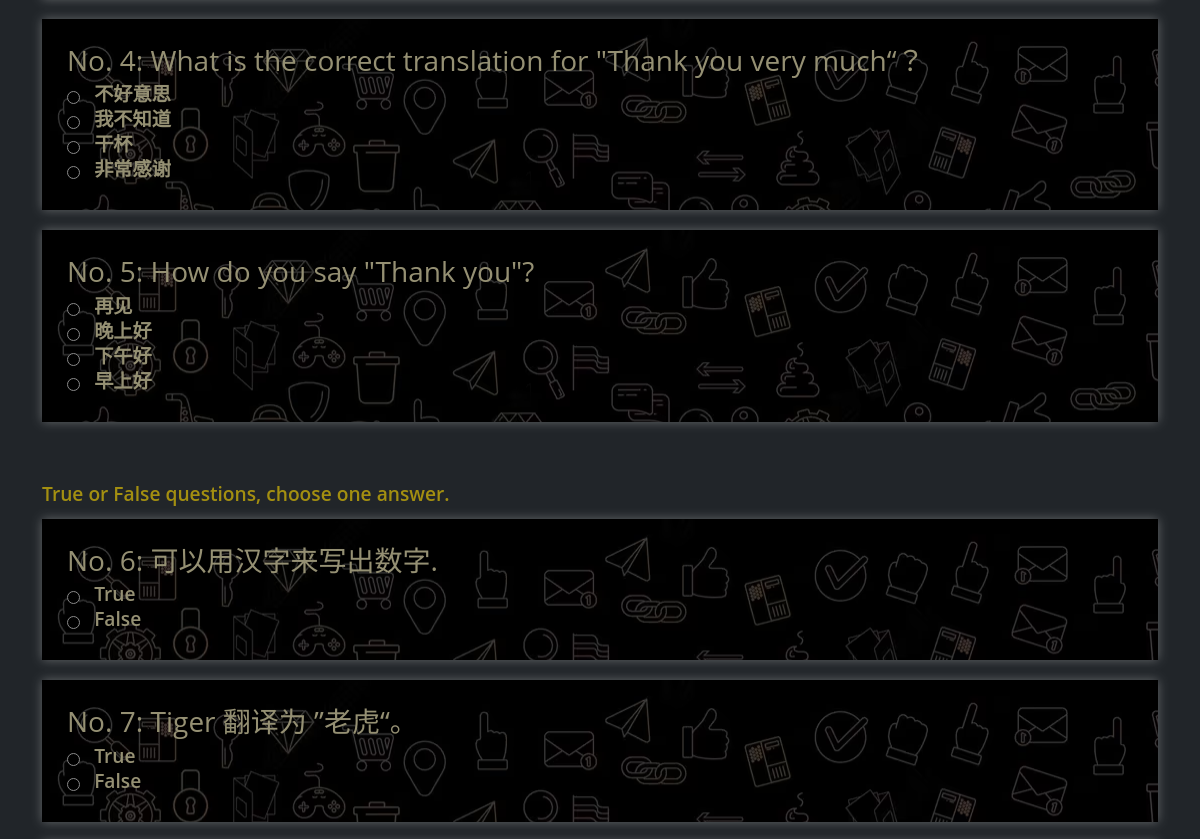
Before: /quiz_take (middle part) with the older database file.
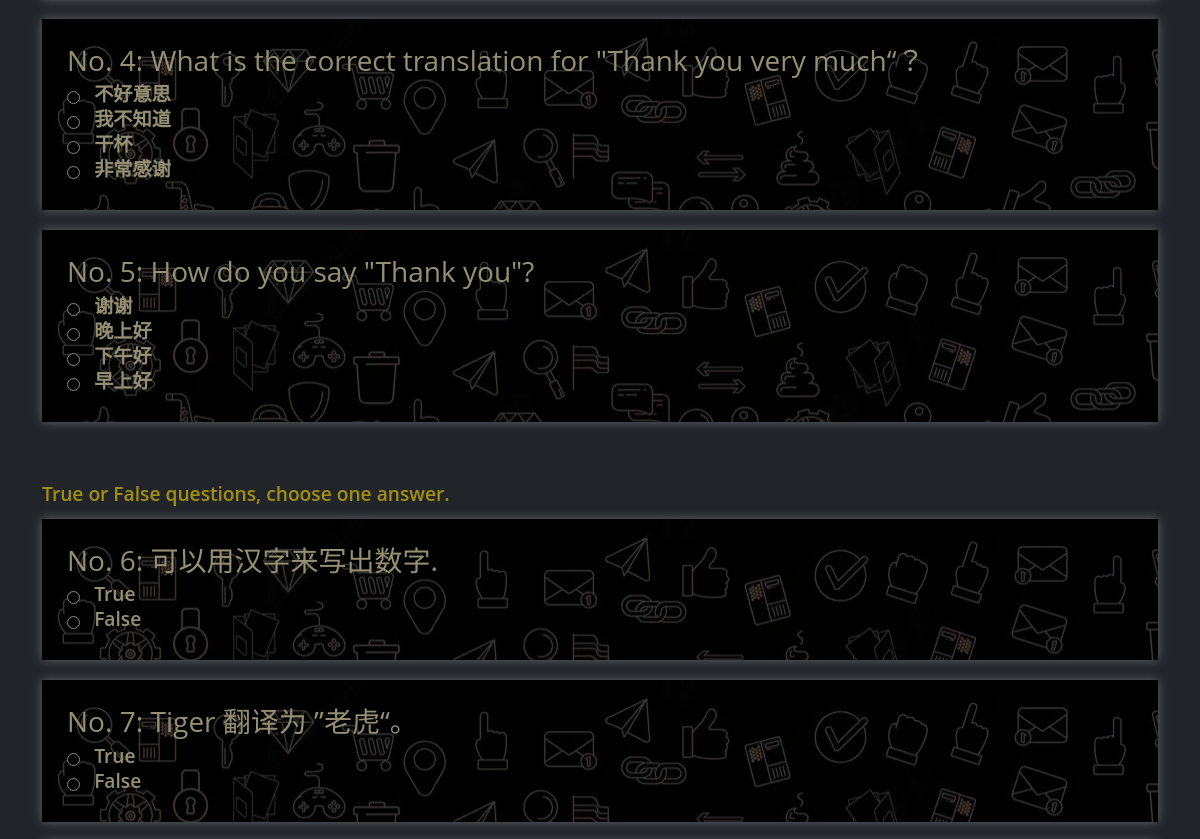
After: the same page with the newer database file.
### website/models.py (models this page shows, shortened)
class Quiz_M(db.Model):
    id = db.Column(db.Integer, primary_key=True)
    language = db.Column(db.String(20))
    question = db.Column(db.String(500))
    option1 = db.Column(db.String(200))
    option2 = db.Column(db.String(200))
    option3 = db.Column(db.String(200))
    option4 = db.Column(db.String(200))
    answer = db.Column(db.String(200))

class Quiz_TF(db.Model):
    id = db.Column(db.Integer, primary_key=True)
    language = db.Column(db.String(20))
    question = db.Column(db.String(500))
    answer = db.Column(db.String(50))

### website/auth.py (the view, shortened to what this page needs)
@auth.route('/quiz_take', methods=['GET', 'POST'])
def take_quiz():
    language = request.args.get('language', 'Chinese')
    quizzes_multi= Quiz_M.query.filter_by(language=language).order_by(func.random()).limit(5).all()
    quizzes_tf= Quiz_TF.query.filter_by(language=language).order_by(func.random()).limit(5).all()
    return render_template('quiz_take.html', user=current_user, quizzes_multi=quizzes_multi, quizzes_tf=quizzes_tf, language=language)

### website/templates/quiz_take.html (shortened to what this page needs)
{% extends "base.html" %}
{% block content %}
<div class="container ">
  <form method="post" action="{{ url_for('auth.take_quiz')}}">
      {% for quiz in quizzes_multi %}
        {% set question_number = loop.index %}
        <div class="quiz-option">
          <h3>No. {{question_number}}: {{ quiz.question }}</h3>
          <input type="radio" id="answer-{{ quiz.id }}-1" name="answer-{{ quiz.id }}" value="1">
            <label for="answer-{{ quiz.id }}-1">{{ quiz.option1 }}</label><br>
            <input type="radio" id="answer-{{ quiz.id }}-2" name="answer-{{ quiz.id }}" value="2">
            <label for="answer-{{ quiz.id }}-2">{{ quiz.option2 }}</label><br>
            <input type="radio" id="answer-{{ quiz.id }}-3" name="answer-{{ quiz.id }}" value="3">
            <label for="answer-{{ quiz.id }}-3">{{ quiz.option3 }}</label><br>
            <input type="radio" id="answer-{{ quiz.id }}-4" name="answer-{{ quiz.id }}" value="4">
            <label for="answer-{{ quiz.id }}-4">{{ quiz.option4 }}</label><br>
        </div>
      {% endfor %}
      <br>
      <div class="quiz_type">True or False questions, choose one answer.</div>
      {% for quiz in quizzes_tf %}
      {% set question_number = loop.index %}
      <div class="quiz-option">
        <h3>No. {{question_number+5}}: {{ quiz.question }}</h3>
        <div>
          <input type="radio" id="quiz-{{ quiz.id }}-true" name="answer-{{ quiz.id }}" value="1">
          <label for="quiz-{{ quiz.id }}-true">True</label>
        </div>
        <div>
          <input type="radio" id="quiz-{{ quiz.id }}-false" name="answer-{{ quiz.id }}" value="2">
          <label for="quiz-{{ quiz.id }}-false">False</label>
        </div>
      </div>
      {% endfor %}
  </form>
</div>
{% endblock %}

### website/templates/base.html (shortened to what this page needs)
<!DOCTYPE html>
<html>
  <head>
    <link href="https://cdn.jsdelivr.net/npm/bootstrap@5.2.3/dist/css/bootstrap.min.css" rel="stylesheet">
    <link rel="stylesheet" type="text/css" href="{{url_for('static', filename='style.css')}}">
    <link rel="stylesheet" href="https://cdnjs.cloudflare.com/ajax/libs/font-awesome/4.7.0/css/font-awesome.min.css">
  </head>
  <body>
      {% block content %}
      {% endblock%}
  </body>
</html>

### website/static/style.css (style rules this page uses)
body { margin:0; color:#6a6f8c; background: rgb(33, 37, 41); font:600 16px/18px 'Open Sans',sans-serif; }
*,:after,:before { box-sizing:border-box }
::placeholder { color: #b3b3b3; }
.quiz-option, .choose-option { display: block; margin: 10px 0; background-color: #4b4848; background-image: url(../static/pics/quiz_take_bg.jpg); filter: invert(100%); -webkit-filter: invert(100%); padding: 25px; margin-bottom: 20px; box-shadow: 0px 0px 10px rgba(0, 0, 0, 0.3); }
.quiz-option input[type="radio"] { display: inline-block; margin-right: 10px; vertical-align: middle; }
.quiz-option label { display: inline-block; vertical-align: middle; font-size: 1.2em; margin-bottom: 7px; }
.quiz_type { font-size: 1.2em; color: rgba(255, 217, 0, 0.59); line-height: 1.5; margin-top: 20px; margin-bottom: 10px; }

Changed rows visible on the page:
changed Quiz_M "How do you say \"Thank you\"?": id "☐ 再见" → "☐ 谢谢"; option1 "再见" → "谢谢"
